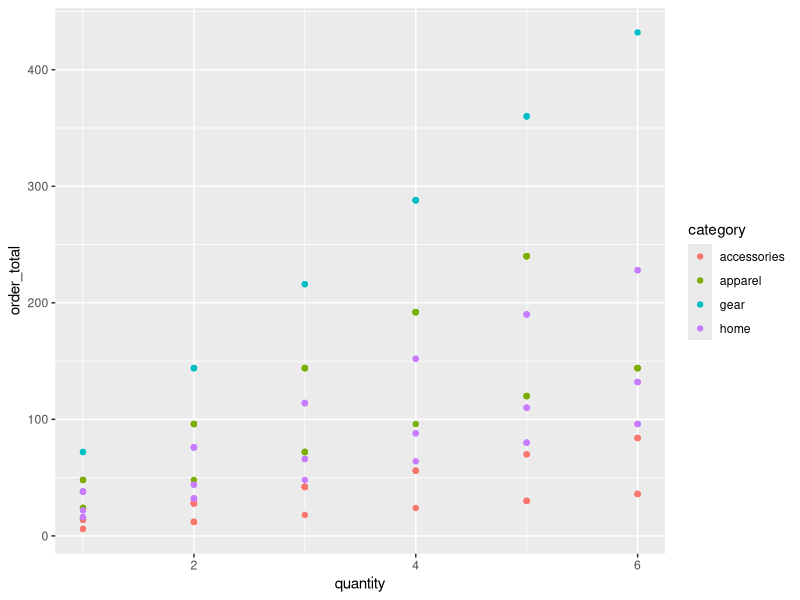

Generate this figure with R:
library(ggplot2)

orders <- read.csv("data/orders.csv")

print("First rows")
print(head(orders))

print("Rows and columns")
print(dim(orders))

ggplot(orders, aes(x = quantity, y = order_total, color = category)) +
  geom_point()
